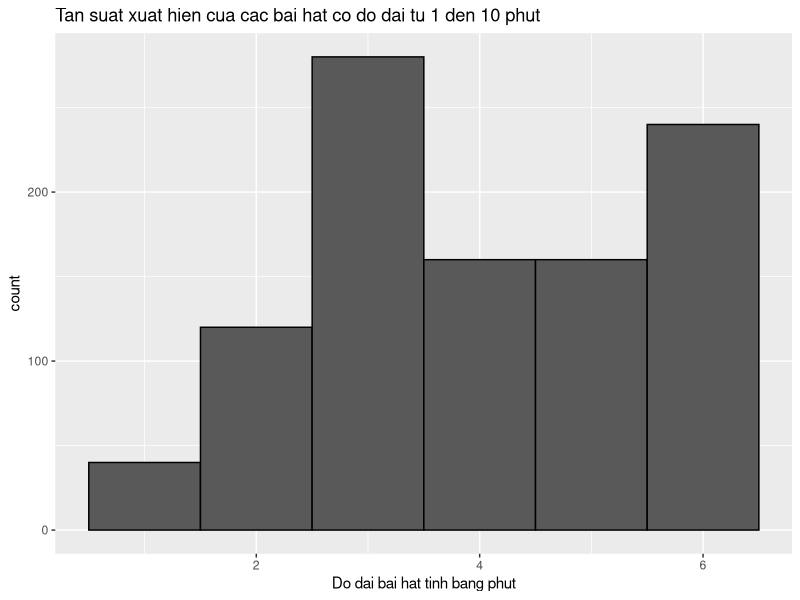
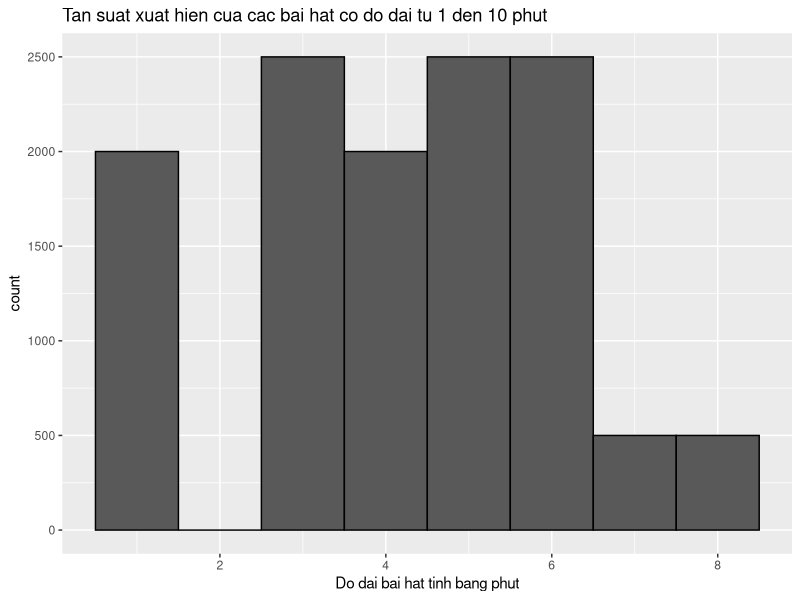
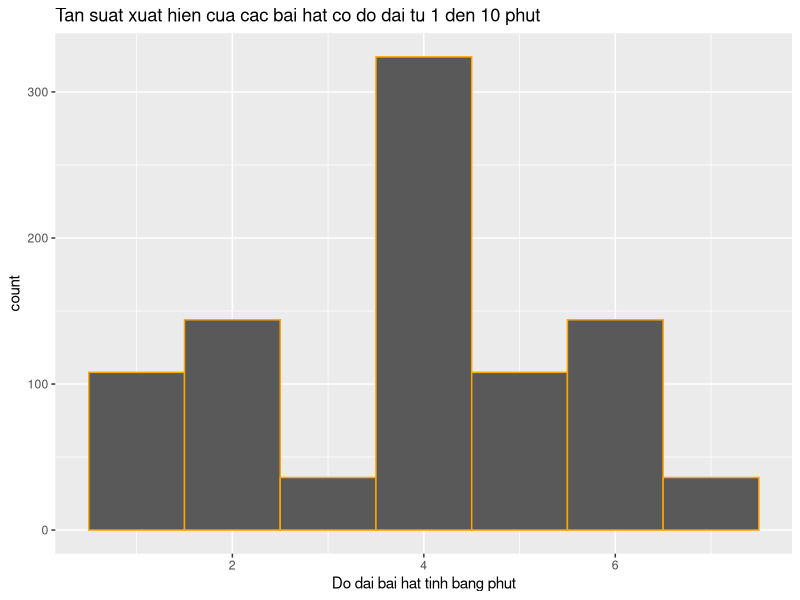

Reproduce these figures in R, in order.
install.packages('ggplot2')
library(ggplot2)
ipod <- sample(c(rep(1, 250),
                 rep(2,300),
                 rep(3, 600),
                 rep(4, 800),
                 rep(5, 550),
                 rep(6, 350),
                 rep(7, 100),
                 rep(8, 25),
                 rep(9, 20),
                 rep(10, 5)))
ipod
lists <- c()
listss <- c()
i <- 1
# Lay mau có kich thuoc bang 25 lan (50 lan)
for (i in range(1:50)){
  lists <- sample(ipod, 25)
  listss[1:1000] <- c(lists)
  i <- i + 1
}
listss
s <- data.frame(listss, header = TRUE)
ggplot(s, aes(x=listss)) + 
  geom_histogram(binwidth = 1, boundary = 0.5, color = "black") +
  labs(x = "Do dai bai hat tinh bang phut",
       title = "Tan suat xuat hien cua cac bai hat co do dai tu 1 den 10 phut")

# Xac suat xuat hien cua cac bai hat co do dai hon 6 phut
1-pnorm(5, mean(listss), sd(listss))

# Lay mau co kich thuoc 25 (500 lan)
lists1 <- c()
listss1 <- c()
for (i in range(1:500)){
  lists1 <- sample(ipod, 25)
  listss1[1:(25*500)] <- c(lists1)
  i <- i + 1
}
listss1
s1 <- data.frame(listss1, header = TRUE)
ggplot(s1, aes(x=listss1)) + 
  geom_histogram(binwidth = 1, boundary = 0.5, color = "black") +
  labs(x = "Do dai bai hat tinh bang phut",
       title = "Tan suat xuat hien cua cac bai hat co do dai tu 1 den 10 phut")
# Xac suat xuat hien cua cac bai hat co do dai hon 6 phut
1-pnorm(5, mean(listss1), sd(listss1))

# Lay mau có kich thuoc bang 30 (30 lan)
lists2 <- c()
listss2 <- c()
for (i in range(1:30)){
  lists2 <- sample(ipod, 25)
  listss2[1:(30*30)] <- c(lists2)
  i <- i + 1
}
listss2
s2 <- data.frame(listss2, header = TRUE)
ggplot(s2, aes(x=listss2)) + 
  geom_histogram(binwidth = 1, boundary = 0.5, color = "orange") +
  labs(x = "Do dai bai hat tinh bang phut",
       title = "Tan suat xuat hien cua cac bai hat co do dai tu 1 den 10 phut")
# Xac suat xuat hien cua cac bai hat co do dai hon 6 phut tro di
1-pnorm(5, mean(listss2), sd(listss2))
